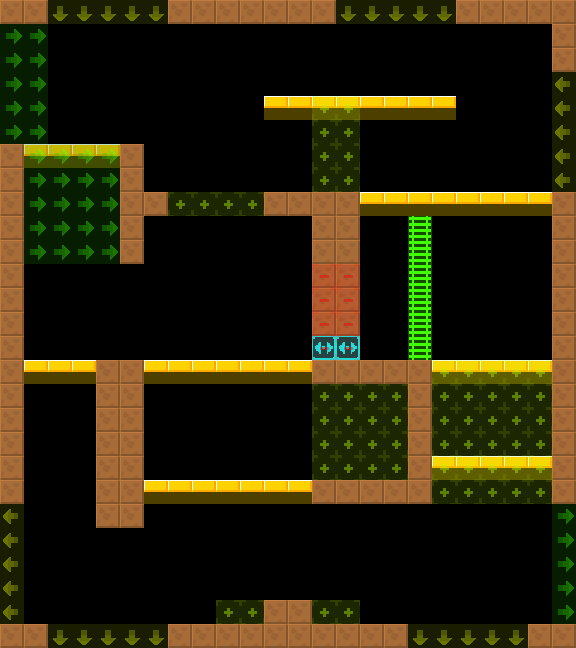

This game map was drawn from its Tiled (.tmx) file and the tilesets committed beside it. A one-line description and the trimmed map source follow:
An orthogonal 24x27 tile map with 24x24 px tiles, 2 tile layers (col, lnk), 2 tilesets and 1 object (BreakableGround).

<map version="1.4" tiledversion="1.4.2" orientation="orthogonal" renderorder="right-down" width="24" height="27" tilewidth="24" tileheight="24" infinite="0" nextlayerid="4" nextobjectid="8">
 <tileset firstgid="6" source="../../lnk.tsx" />
 <tileset firstgid="1" source="../../col.tsx" />
 <layer id="1" name="col" width="24" height="27">
  <data>[648 cells, 163 non-empty, 4 distinct tile ids]</data>
 </layer>
 <layer id="2" name="lnk" width="24" height="27" opacity="0.5">
  <data>[648 cells, 135 non-empty, 5 distinct tile ids]</data>
 </layer>
 <objectgroup id="3" name="markers" opacity="0.5">
  <object id="1" name="BreakableGround" type="BreakableGround" x="168" y="192" width="96" height="24">
   <properties>
    <property name="yr" value="0" />
    <property name="xr" value="0" />
   </properties>
  </object>
 </objectgroup>
</map>
